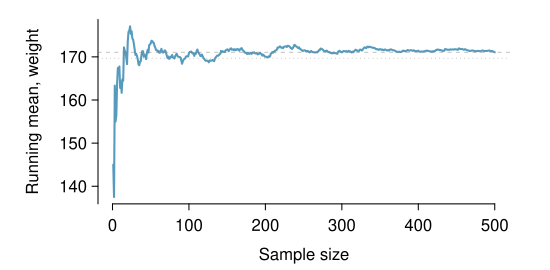

Generate this figure with R:
# plot of running mean of weight
# modified from OI to show what happens in large sample sizes

library(openintro)
data(COL)

set.seed(2401)
sample.size = 500
row.numbers = sample(1:nrow(cdc), sample.size, replace = FALSE)
cdc.r.mean = cdc[row.numbers, ] 

d <- cdc.r.mean$weight
xBars <- cumsum(d) / (1:500)
m.pop <- mean(cdc$weight)
m.sample = mean(cdc.r.mean$weight)

myPDF('cdcWeightRunningMean.pdf', 5.5, 2.7,
      mar=c(3.3, 4.9, 1, 2))

plot(xBars,
     type = "l",
     axes = FALSE,
     xlab = "",
     ylab = "Running mean, weight",
     col = COL[1],
     lwd = 2,
     ylim = range(xBars))
axis(1, at = seq(0, 500, 100))
axis(2, at = seq(0,200,10))
abline(h = m.sample, lty = 2, col = COL[6,3])
abline(h = m.pop, lty = 3, col = COL[6,3])
mtext("Sample size", 1, 2)
dev.off()

m.pop
